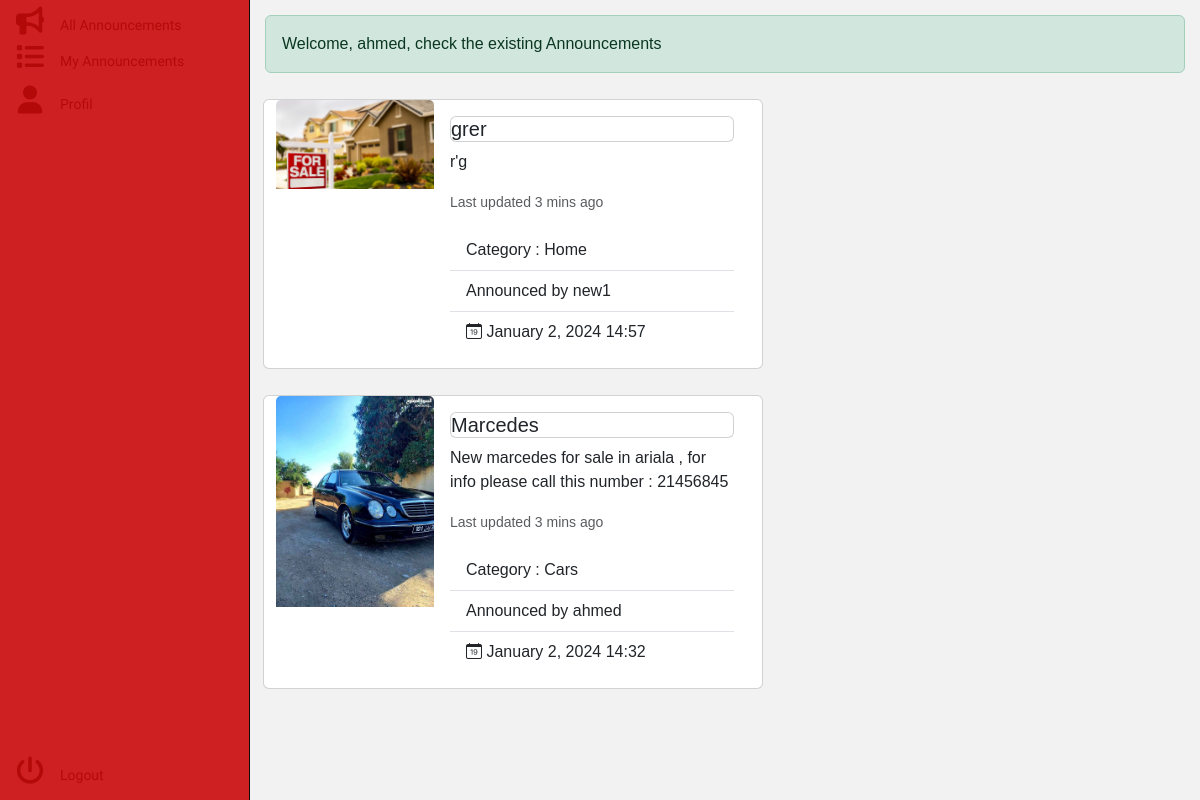
The page /anouncement/ (signed in) on the database its author committed.
### anouncement/models.py (models this page shows, shortened)
class Announcement(models.Model):
    title = models.CharField(max_length=255)
    content = models.TextField()
    image=models.ImageField(default="https://media.istockphoto.com/id/1344512181/vector/icon-red-loudspeaker.jpg?s=612x612&w=0&k=20&c=MSi3Z2La8OYjSY-pr0bB6f33NOuUKAQ_LBUooLhLQsk=")
    category = models.ForeignKey(Category, on_delete=models.CASCADE,related_name='announcements')
    user = models.ForeignKey(User, on_delete=models.CASCADE,related_name='announcements')
    status = models.IntegerField(
        choices=AnnouncementStatus.choices,
        default=AnnouncementStatus.PUBLISHED,
    )
    slug = models.SlugField(max_length=250, unique_for_date="created_at",default="houssam")
    created_at = models.DateTimeField(auto_now_add=True)
    updated_at = models.DateTimeField(auto_now=True)
    class PublishedAnouncementManager(models.Manager):
        def get_queryset(self):
            return super().get_queryset().filter(status=AnnouncementStatus.PUBLISHED, user__is_active=1)
    objects=models.Manager()
    published=PublishedAnouncementManager()
    class Meta:
        ordering = ['-created_at']
        indexes = [ models.Index(fields=['-created_at']),]

class Category(models.Model):
    title = models.CharField(max_length=255)

### anouncement/views.py (the view)
# urls.py: path("", views.announcement_list, name='anouncement_list'),
def announcement_list(request):
    categories=Category.objects.all()
    if request.user.is_authenticated:
        user_announcement_list = Announcement.published.all()
        connected_username = request.user.username
    else:
        user_announcement_list = None
    return render( request,"anouncement/list.html", {"announcementlist": user_announcement_list,"categories":categories,"userName":connected_username}
    )

### anouncement/templates/anouncement/list.html (shortened to what this page needs)
{% load static %}
<!DOCTYPE html>
<html>
  <head>
    {% load bootstrap5 %}
    {% bootstrap_css %}
    <link rel="stylesheet" type="text/css" href="{% static 'css/sidebar.css' %}">
    <link rel="stylesheet" type="text/css" href="{% static 'css/card.css' %}">
    <link rel="stylesheet" href="https://cdn.jsdelivr.net/npm/bootstrap-icons@1.19.0/font/bootstrap-icons.css">
    <link rel="stylesheet" href="https://cdnjs.cloudflare.com/ajax/libs/font-awesome/6.0.0/css/all.min.css">
  </head>
  <body>
    <div id="sidebar">
      {% include 'anouncement/includes/sidebar.html' %}
    </div>
    <div id="content">
      <div class="alert alert-success" role="alert">
        Welcome, {{ userName }}, check the existing Announcements
      </div>
      {% block content %}
        <div class="row">
          {% for item in announcementlist %}
          <div class="card mb-3" style="max-width: 500px; margin: 10px;" >
            <div class="row g-0">
              <div class="col-md-4">
                <img class="card-img-top" src="{% static 'images/' %}{{ item.image }}" alt="{{ item.title }}">
              </div>
              <div class="col-md-8">
                <div class="card-body">
                  <h5 class="card text">{{ item.title }}</h5>
                  <p class="card-text">{{ item.content }}</p>
                  <p class="card-text"><small class="text-muted">Last updated 3 mins ago</small></p>
                  <ul class="list-group list-group-flush">
                    <li class="list-group-item">Category : {{ item.category.title }}</li>
                    <li class="list-group-item">Announced by {{ item.user.username }}</li>
                    <li class="list-group-item"><i class="bi bi-calendar-date"></i> {{ item.created_at|date:"F j, Y H:i" }}</li>
                  </ul>
                </div>
              </div>
            </div>
          </div>
          {% endfor %}
        </div>
      {% endblock %}
    </div>
  </body>
</html>

### anouncement/static/css/sidebar.css (style rules this page uses)
#content { margin-left: 250px; padding: 15px; }

### anouncement/static/css/card.css (style rules this page uses)
body { background-color: #f2f2f2; font-family: 'Arial', sans-serif; }

### rows shown on the page
Announcement: image (picture), title "grer", content "r'g", category "Home", user.username "new1", created_at "January 2, 2024 14:57"
Announcement: image (picture), title "Marcedes", content "New marcedes for sale in ariala , for info please call this number : 21456845", category "Cars", user.username "ahmed", created_at "January 2, 2024 14:32"

### other values the page prints
{{ userName }} "ahmed"
